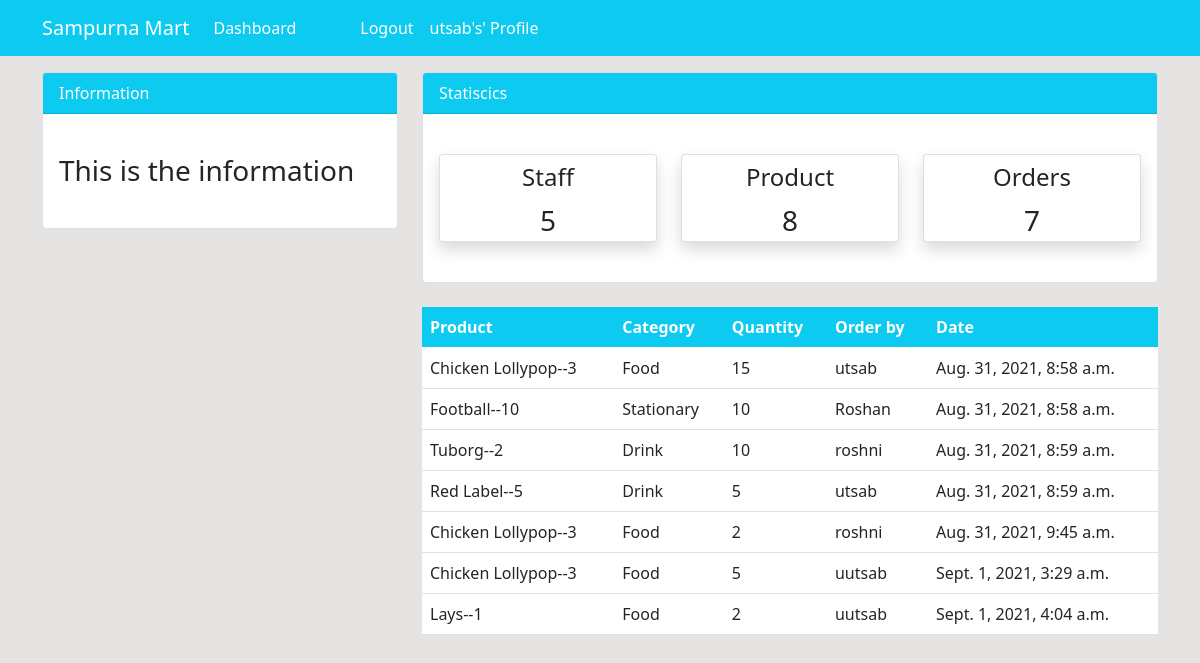
/order/ (signed in), run on the app's committed database.
### myapp/models.py (models this page shows, shortened)
class Order(models.Model):
    product = models.ForeignKey(Product,on_delete=models.CASCADE)
    staff = models.ForeignKey(User,on_delete=models.CASCADE)
    order_quantity = models.PositiveIntegerField()
    date = models.DateTimeField(auto_now_add=True)
    class Meta:
        verbose_name_plural = 'Order'

class Product(models.Model):
    name = models.CharField(max_length=30)
    category = models.CharField(max_length=30,choices=CATEGORY,null=True)
    quantity = models.PositiveBigIntegerField()
    class Meta:
        verbose_name_plural = 'Product'
    def __str__(self):
        return f'{self.name}--{self.quantity}'

### myapp/views.py (the view)
# urls.py: path('order/',views.order, name='order'),
@login_required(login_url='login')
def order(request):
    workers_count = User.objects.all().count()
    orders = Order.objects.all()
    orders_count = orders.count()
    product_count = Product.objects.all().count()
    context ={
        'orders':orders,
        'workers_count':workers_count,
        'orders_count':orders_count,
        'product_count':product_count
    }
    return render(request,'dashboard/order.html',context)

### templates/dashboard/order.html (shortened to what this page needs)
{% extends 'partials/base.html' %}
{% block content %}
{% include 'partials/topnav.html' %}
 <div class="container">
        <div class="row my-4">
            <div class="col-md-4">
            </div>
            <div class="col-md-8">
                <table class="table bg-white">
                    <thead class="bg-info">
                        <tr class="text-white">
                            <th scope="col">Product</th>
                            <th scope="col">Category</th>
                            <th scope="col">Quantity</th>
                            <th scope="col">Order by</th>
                            <th scope="col">Date</th>
                        </tr>
                    </thead>
                    <tbody>
                    {% for order in orders %}
                        <tr>
                            <td>{{order.product}}</td>
                            <td>{{order.product.category}}</td>
                            <td>{{order.order_quantity}}</td>
                            <td>{{order.staff.username}}</td>
                            <td>{{order.date}}</td>
                        </tr>
                    {%  endfor %}
                    </tbody>
                </table>
            </div>
        </div>
    </div>
{% endblock %}

### templates/partials/nav.html (shortened to what this page needs)
<nav class="navbar navbar-expand-lg navbar-info bg-info">
    <div class="container">
        <a class="navbar-brand text-white" href="{% url 'dashboard:index' %}">Sampurna Mart</a>
        <div class="collapse navbar-collapse" id="navbarSupportedContent">
            <ul class="navbar-nav mr-auto">
                <li class="nav-item active">
                    <a class="nav-link text-white" href="{% url 'dashboard:index' %}">Dashboard</a>
                </li>
            </ul>
            {% if not user.is_authenticated %}
              <ul class="navbar-nav mx-5">
                <li class="nav-item active">
                    <a class="nav-link text-white" href="{% url 'register' %}">Register</a>
                </li>
                <li class="nav-item">
                    <a class="nav-link text-white" href="{% url 'login' %}">Login</a>
                </li>
            </ul>
            {% else %}
             <ul class="navbar-nav ml-auto mx-5">
                <li class="nav-item active">
                    <a class="nav-link text-white" href="{% url 'logout' %}">Logout</a>
                </li>
                <li class="nav-item">
                    <a class="nav-link text-white" href="{% url 'profile' %}">{{user.username}}'s' Profile</a>
                </li>
            </ul>
            {% endif %}
        </div>
    </div>
</nav>

### static/style.css (style rules this page uses)
body { background: rgb(230, 227, 227); }

### data on the page
Order: product "Chicken Lollypop--3", product.category "Food", order_quantity "15", staff.username "utsab", date "Aug. 31, 2021, 8:58 a.m."
Order: product "Football--10", product.category "Stationary", order_quantity "10", staff.username "Roshan", date "Aug. 31, 2021, 8:58 a.m."
Order: product "Tuborg--2", product.category "Drink", order_quantity "10", staff.username "roshni", date "Aug. 31, 2021, 8:59 a.m."
Order: product "Red Label--5", product.category "Drink", order_quantity "5", staff.username "utsab", date "Aug. 31, 2021, 8:59 a.m."
Order: product "Chicken Lollypop--3", product.category "Food", order_quantity "2", staff.username "roshni", date "Aug. 31, 2021, 9:45 a.m."
Order: product "Chicken Lollypop--3", product.category "Food", order_quantity "5", staff.username "uutsab", date "Sept. 1, 2021, 3:29 a.m."
Order: product "Lays--1", product.category "Food", order_quantity "2", staff.username "uutsab", date "Sept. 1, 2021, 4:04 a.m."

### other printed values
{{ user.username }} "utsab"
{{ workers_count }} "5"
{{ product_count }} "8"
{{ orders_count }} "7"
